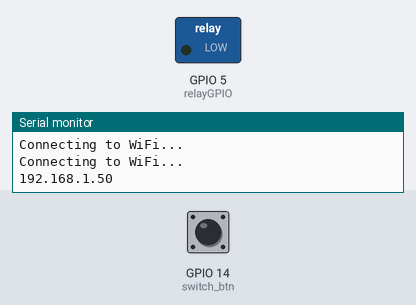
The program below on a simulated ESP8266 (NodeMCU). Shown: switched loads named in the program (green lamp = pin HIGH), the last lines printed to the serial monitor. The inputs (shaded band) are chosen by the test bench; at power-on: GPIO 14 (switch_btn) HIGH. WiFi joins after 1.5 s; servers stay silent unless stated.

Above: at 3.2 s.
3.3 s: GPIO 14 (switch_btn) pulled LOW for 1 s
At 4.8 s:
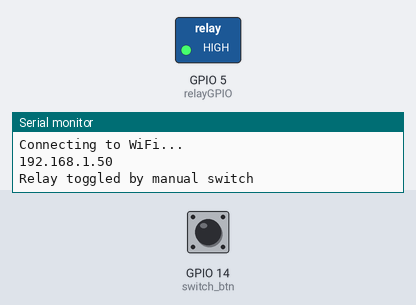
5.8 s: GPIO 14 (switch_btn) pulled LOW for 3.2 s
At 6.8 s:
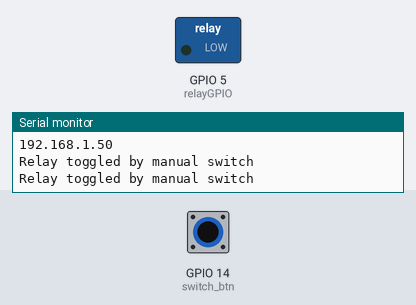
Timing chart, 0 to 8.8 s (numbered marks = the images above; inputs shaded):
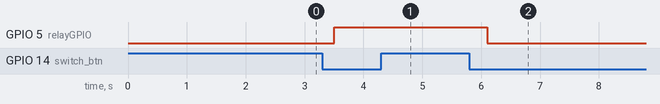

Measured:
- after the input at 3.3 s, GPIO 5 (relayGPIO): LOW → HIGH after 0.20 s
- after the input at 5.8 s, GPIO 5 (relayGPIO): HIGH → LOW after 0.30 s

The program:

main.cpp
```cpp
// (licence header left out)
// Import required libraries
#include "ESP8266WiFi.h"
#include "ESPAsyncWebServer.h"

// Set to true to define Relay as Normally Open (NO)
#define RELAY_NO    true

// Assign GPIO pin to the relay
const int relayGPIO = 5;  // Replace with the GPIO pin connected to the relay
const int switch_btn = 14;

// Track the last state of the manual switch
bool lastSwitchState = HIGH;  // Manual switch starts unpressed
bool relayStates = false;      // Initial relay state

// Replace with your network credentials
const char* ssid = "unkown_network!";
const char* password = "Bsnl@1234";

const char* PARAM_INPUT_1 = "state";

// Create AsyncWebServer object on port 80
AsyncWebServer server(80);

// HTML code for the web interface
const char index_html[] PROGMEM = R"rawliteral(
<!DOCTYPE HTML><html>
<head>
  <meta name="viewport" content="width=device-width, initial-scale=1">
  <style>
    html {font-family: Arial; display: inline-block; text-align: center;}
    h2 {font-size: 3.0rem;}
    p {font-size: 3.0rem;}
    body {max-width: 600px; margin:0px auto; padding-bottom: 25px;}
    .switch {position: relative; display: inline-block; width: 120px; height: 68px}
    .switch input {display: none}
    .slider {position: absolute; top: 0; left: 0; right: 0; bottom: 0; background-color: #ccc; border-radius: 34px}
    .slider:before {position: absolute; content: ""; height: 52px; width: 52px; left: 8px; bottom: 8px; background-color: #fff; -webkit-transition: .4s; transition: .4s; border-radius: 68px}
    input:checked+.slider {background-color: #2196F3}
    input:checked+.slider:before {-webkit-transform: translateX(52px); -ms-transform: translateX(52px); transform: translateX(52px)}
  </style>
</head>
<body>
  <h2>ESP Web Server</h2>
  <h4>Relay Control</h4>
  <label class="switch">
    <input type="checkbox" onchange="toggleCheckbox(this)" id="relay" %RELAY_STATE%>
    <span class="slider"></span>
  </label>
<script>
function toggleCheckbox(element) {
  var xhr = new XMLHttpRequest();
  if(element.checked){
    xhr.open("GET", "/update?state=1", true);
  } else {
    xhr.open("GET", "/update?state=0", true);
  }
  xhr.send();
}

// Function to update the switch state in real-time
function updateSwitchState() {
  var xhr = new XMLHttpRequest();
  xhr.open("GET", "/state", true);
  xhr.onload = function() {
    if (xhr.status == 200) {
      var state = xhr.responseText;
      document.getElementById("relay").checked = (state === "1");
    }
  };
  xhr.send();
}

// Periodically update the switch state every second
setInterval(updateSwitchState, 1000);
</script>
</body>
</html>
)rawliteral";

// Function to get the relay state as "1" (on) or "0" (off)
String getRelayState() {
    return digitalRead(relayGPIO) ? "1" : "0";
}

// Function to get the current relay state as a string
String relayState() {
  if (RELAY_NO) {
    return digitalRead(relayGPIO) ? "" : "checked";
  } else {
    return digitalRead(relayGPIO) ? "checked" : "";
  }
}

// Function to handle placeholder replacement
String processor(const String& var) {
  if (var == "RELAY_STATE") {
    return relayState();
  }
  return String();
}

void setup() {
  // Serial port for debugging
  Serial.begin(115200);

  // Configure the relay pin
  pinMode(relayGPIO, OUTPUT);
  pinMode(switch_btn, INPUT_PULLUP);
  digitalWrite(relayGPIO, LOW);


  // Connect to Wi-Fi
  WiFi.begin(ssid, password);
  while (WiFi.status() != WL_CONNECTED) {
    delay(1000);
    Serial.println("Connecting to WiFi...");
  }

  // Print ESP8266 Local IP Address
  Serial.println(WiFi.localIP());

  // Route for the web page
  server.on("/", HTTP_GET, [](AsyncWebServerRequest *request){
    request->send_P(200, "text/html", index_html, processor);
  });

  // Route to update relay state
  server.on("/update", HTTP_GET, [](AsyncWebServerRequest *request) {
    String state = request->getParam(PARAM_INPUT_1)->value();
    if (state == "1") {
      digitalWrite(relayGPIO, HIGH);
    } else {
      digitalWrite(relayGPIO, LOW);
    }
    request->send(200, "text/plain", "OK");
  });


    // Route to fetch the current relay state
  server.on("/state", HTTP_GET, [](AsyncWebServerRequest *request) {
    request->send(200, "text/plain", getRelayState());
  });
  // Start the server
  server.begin();
}

void loop() {
  // Read the manual switch state
  bool currentSwitchState = digitalRead(switch_btn);

  // If the manual switch state changes (button press detected)
  if (currentSwitchState != lastSwitchState) {
    if (currentSwitchState == LOW) {  // Button pressed
      relayStates = !relayStates;  // Toggle the relay state
      digitalWrite(relayGPIO, relayStates ? HIGH : LOW);
      Serial.println("Relay toggled by manual switch");
    }
    delay(50);  // Debounce delay
  }

  lastSwitchState = currentSwitchState;  // Update the last switch state

  delay(500);
}
```
